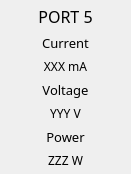
     <widget class="QWidget" name="verticalLayoutWidget_8">
      <property name="geometry">
       <rect>
        <x>150</x>
        <y>200</y>
        <width>131</width>
        <height>171</height>
       </rect>
      </property>
      <layout class="QVBoxLayout" name="verticalLayout_8">
       <property name="leftMargin">
        <number>5</number>
       </property>
       <property name="topMargin">
        <number>5</number>
       </property>
       <property name="rightMargin">
        <number>5</number>
       </property>
       <property name="bottomMargin">
        <number>5</number>
       </property>
       <item>
        <widget class="QLabel" name="port5_label">
         <property name="font">
          <font>
           <family>BIZ UDPゴシック</family>
           <pointsize>12</pointsize>
          </font>
         </property>
         <property name="text">
          <string>PORT 5</string>
         </property>
         <property name="alignment">
          <set>Qt::AlignCenter</set>
         </property>
        </widget>
       </item>
       <item>
        <widget class="QLabel" name="label_35">
         <property name="font">
          <font>
           <family>BIZ UDPゴシック</family>
           <pointsize>10</pointsize>
          </font>
         </property>
         <property name="text">
          <string>Current</string>
         </property>
         <property name="alignment">
          <set>Qt::AlignCenter</set>
         </property>
        </widget>
       </item>
       <item>
        <widget class="QLabel" name="label_port5_current_value">
         <property name="font">
          <font>
           <family>BIZ UDPゴシック</family>
           <pointsize>9</pointsize>
          </font>
         </property>
         <property name="text">
          <string>XXX mA</string>
         </property>
         <property name="alignment">
          <set>Qt::AlignCenter</set>
         </property>
        </widget>
       </item>
       <item>
        <widget class="QLabel" name="label_37">
         <property name="font">
          <font>
           <family>BIZ UDPゴシック</family>
           <pointsize>10</pointsize>
          </font>
         </property>
         <property name="text">
          <string>Voltage</string>
         </property>
         <property name="alignment">
          <set>Qt::AlignCenter</set>
         </property>
        </widget>
       </item>
       <item>
        <widget class="QLabel" name="label_port5_voltage_value">
         <property name="font">
          <font>
           <family>BIZ UDPゴシック</family>
           <pointsize>9</pointsize>
          </font>
         </property>
         <property name="text">
          <string>YYY V</string>
         </property>
         <property name="alignment">
          <set>Qt::AlignCenter</set>
         </property>
        </widget>
       </item>
       <item>
        <widget class="QLabel" name="label_39">
         <property name="font">
          <font>
           <family>BIZ UDPゴシック</family>
           <pointsize>10</pointsize>
          </font>
         </property>
         <property name="text">
          <string>Power</string>
         </property>
         <property name="alignment">
          <set>Qt::AlignCenter</set>
         </property>
        </widget>
       </item>
       <item>
        <widget class="QLabel" name="label_port5_power_value">
         <property name="font">
          <font>
           <family>BIZ UDPゴシック</family>
           <pointsize>9</pointsize>
          </font>
         </property>
         <property name="text">
          <string>ZZZ W</string>
         </property>
         <property name="alignment">
          <set>Qt::AlignCenter</set>
         </property>
        </widget>
       </item>
      </layout>
     </widget>
